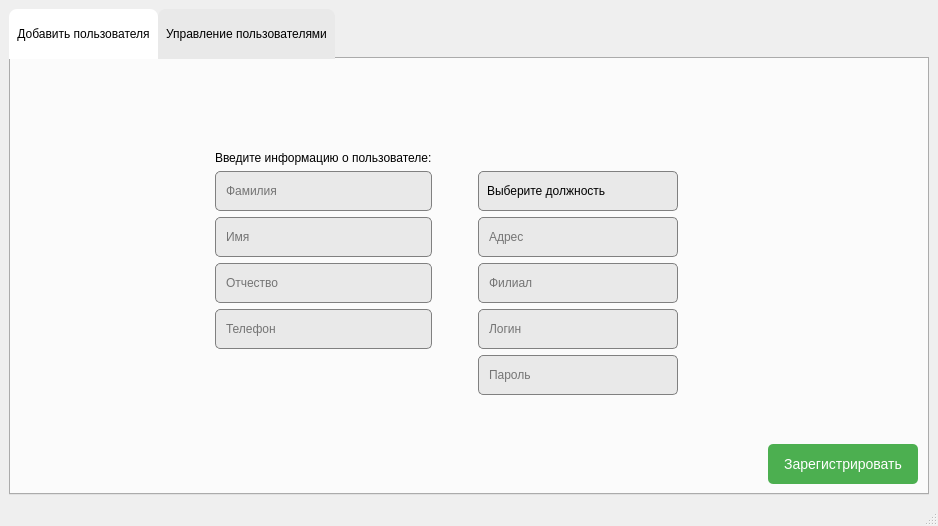
<?xml version="1.0" encoding="UTF-8"?>
<ui version="4.0">
 <class>AdminWindow</class>
 <widget class="QMainWindow" name="AdminWindow">
  <property name="geometry">
   <rect>
    <x>0</x>
    <y>0</y>
    <width>938</width>
    <height>526</height>
   </rect>
  </property>
  <property name="windowTitle">
   <string>MainWindow</string>
  </property>
  <widget class="QWidget" name="centralwidget">
   <layout class="QHBoxLayout" name="horizontalLayout">
    <item>
     <layout class="QVBoxLayout" name="verticalLayout">
      <item>
       <widget class="QTabWidget" name="tabWidget">
        <property name="styleSheet">
         <string notr="true">QTabBar::tab { 
	font: 500 8pt &quot;Montserrat Medium&quot;;
    background:	#e9e9e9;
    border-top-left-radius: 8px;
    border-top-right-radius: 8px;
	height: 34 px;
	padding: 8px;
}

QTabBar::tab:selected {
    background-color: white;
}

</string>
        </property>
        <property name="currentIndex">
         <number>0</number>
        </property>
        <property name="iconSize">
         <size>
          <width>40</width>
          <height>40</height>
         </size>
        </property>
        <widget class="QWidget" name="AddUserTab">
         <attribute name="title">
          <string>Добавить пользователя</string>
         </attribute>
         <layout class="QHBoxLayout" name="horizontalLayout_3">
          <item>
           <layout class="QGridLayout" name="gridLayout_2">
            <item row="3" column="4">
             <spacer name="horizontalSpacer_4">
              <property name="orientation">
               <enum>Qt::Horizontal</enum>
              </property>
              <property name="sizeType">
               <enum>QSizePolicy::Minimum</enum>
              </property>
              <property name="sizeHint" stdset="0">
               <size>
                <width>40</width>
                <height>20</height>
               </size>
              </property>
             </spacer>
            </item>
            <item row="5" column="3">
             <widget class="QLineEdit" name="LoginLine">
              <property name="minimumSize">
               <size>
                <width>0</width>
                <height>40</height>
               </size>
              </property>
              <property name="styleSheet">
               <string notr="true">QLineEdit {
	font: 500 9pt &quot;Montserrat Medium&quot;;
   background: #e9e9e9;
	border-radius: 5px;
	padding: 8px;
	border: 1px solid gray;
}

QLineEdit:focus {
    border-color: #5fbaeb;
}
</string>
              </property>
              <property name="maxLength">
               <number>40</number>
              </property>
              <property name="placeholderText">
               <string>Логин</string>
              </property>
             </widget>
            </item>
            <item row="2" column="3">
             <widget class="QComboBox" name="Post">
              <property name="sizePolicy">
               <sizepolicy hsizetype="Preferred" vsizetype="Minimum">
                <horstretch>0</horstretch>
                <verstretch>0</verstretch>
               </sizepolicy>
              </property>
              <property name="minimumSize">
               <size>
                <width>200</width>
                <height>40</height>
               </size>
              </property>
              <property name="styleSheet">
               <string notr="true">QComboBox {
	font: 500 9pt &quot;Montserrat Medium&quot;;
   background: #e9e9e9;
	border-radius: 5px;
	padding: 8px;
	border: 1px solid gray;
}

QComboBox:editable {
    background: #5fbaeb;
}

QComboBox:!editable:on, QComboBox::drop-down:editable:on {
    background: #cdcdcd;
}

QComboBox::drop-down {
	subcontrol-origin: padding;
	subcontrol-position: top right;
	width: 25px;
	border-left-width: 1px;
}

QComboBox::down-arrow {
   image: url(:/images/resources/CheckMark.png);
	width: 12px;
	height: 12px;
}
QComboBox QAbstractItemView::item {
height: 40px;
}
</string>
              </property>
              <property name="placeholderText">
               <string>Выберите должность</string>
              </property>
              <item>
               <property name="text">
                <string>Администратор</string>
               </property>
              </item>
              <item>
               <property name="text">
                <string>Агент</string>
               </property>
              </item>
              <item>
               <property name="text">
                <string>Бухгалтер</string>
               </property>
              </item>
             </widget>
            </item>
            <item row="0" column="2">
             <spacer name="verticalSpacer">
              <property name="orientation">
               <enum>Qt::Vertical</enum>
              </property>
              <property name="sizeType">
               <enum>QSizePolicy::MinimumExpanding</enum>
              </property>
              <property name="sizeHint" stdset="0">
               <size>
                <width>20</width>
                <height>50</height>
               </size>
              </property>
             </spacer>
            </item>
            <item row="4" column="3">
             <widget class="QLineEdit" name="Branch">
              <property name="sizePolicy">
               <sizepolicy hsizetype="Expanding" vsizetype="Minimum">
                <horstretch>0</horstretch>
                <verstretch>0</verstretch>
               </sizepolicy>
              </property>
              <property name="minimumSize">
               <size>
                <width>200</width>
                <height>40</height>
               </size>
              </property>
              <property name="styleSheet">
               <string notr="true">QLineEdit {
	font: 500 9pt &quot;Montserrat Medium&quot;;
   background: #e9e9e9;
	border-radius: 5px;
	padding: 8px;
	border: 1px solid gray;
}

QLineEdit:focus {
    border-color: #5fbaeb;
}
</string>
              </property>
              <property name="maxLength">
               <number>100</number>
              </property>
              <property name="placeholderText">
               <string>Филиал</string>
              </property>
             </widget>
            </item>
            <item row="7" column="2">
             <spacer name="verticalSpacer_2">
              <property name="orientation">
               <enum>Qt::Vertical</enum>
              </property>
              <property name="sizeType">
               <enum>QSizePolicy::MinimumExpanding</enum>
              </property>
              <property name="sizeHint" stdset="0">
               <size>
                <width>20</width>
                <height>40</height>
               </size>
              </property>
             </spacer>
            </item>
            <item row="3" column="2">
             <spacer name="horizontalSpacer_2">
              <property name="orientation">
               <enum>Qt::Horizontal</enum>
              </property>
              <property name="sizeType">
               <enum>QSizePolicy::Minimum</enum>
              </property>
              <property name="sizeHint" stdset="0">
               <size>
                <width>40</width>
                <height>20</height>
               </size>
              </property>
             </spacer>
            </item>
            <item row="2" column="1">
             <widget class="QLineEdit" name="LastName">
              <property name="sizePolicy">
               <sizepolicy hsizetype="Expanding" vsizetype="Minimum">
                <horstretch>0</horstretch>
                <verstretch>0</verstretch>
               </sizepolicy>
              </property>
              <property name="minimumSize">
               <size>
                <width>200</width>
                <height>40</height>
               </size>
              </property>
              <property name="styleSheet">
               <string notr="true">QLineEdit {
	font: 500 9pt &quot;Montserrat Medium&quot;;
   background: #e9e9e9;
	border-radius: 5px;
	padding: 8px;
	border: 1px solid gray;
}

QLineEdit:focus {
    border-color: #5fbaeb;
}
</string>
              </property>
              <property name="maxLength">
               <number>40</number>
              </property>
              <property name="placeholderText">
               <string>Фамилия</string>
              </property>
             </widget>
            </item>
            <item row="6" column="3">
             <widget class="QLineEdit" name="PasswordLine">
              <property name="minimumSize">
               <size>
                <width>0</width>
                <height>40</height>
               </size>
              </property>
              <property name="styleSheet">
               <string notr="true">QLineEdit {
	font: 500 9pt &quot;Montserrat Medium&quot;;
   background: #e9e9e9;
	border-radius: 5px;
	padding: 8px;
	border: 1px solid gray;
}

QLineEdit:focus {
    border-color: #5fbaeb;
}
</string>
              </property>
              <property name="maxLength">
               <number>40</number>
              </property>
              <property name="placeholderText">
               <string>Пароль</string>
              </property>
             </widget>
            </item>
            <item row="5" column="1">
             <widget class="QLineEdit" name="Phone">
              <property name="sizePolicy">
               <sizepolicy hsizetype="Expanding" vsizetype="Minimum">
                <horstretch>0</horstretch>
                <verstretch>0</verstretch>
               </sizepolicy>
              </property>
              <property name="minimumSize">
               <size>
                <width>0</width>
                <height>40</height>
               </size>
              </property>
              <property name="styleSheet">
               <string notr="true">QLineEdit {
	font: 500 9pt &quot;Montserrat Medium&quot;;
   background: #e9e9e9;
	border-radius: 5px;
	padding: 8px;
	border: 1px solid gray;
}

QLineEdit:focus {
    border-color: #5fbaeb;
}
</string>
              </property>
              <property name="maxLength">
               <number>20</number>
              </property>
              <property name="placeholderText">
               <string>Телефон</string>
              </property>
             </widget>
            </item>
            <item row="4" column="0">
             <spacer name="horizontalSpacer_5">
              <property name="orientation">
               <enum>Qt::Horizontal</enum>
              </property>
              <property name="sizeType">
               <enum>QSizePolicy::Fixed</enum>
              </property>
              <property name="sizeHint" stdset="0">
               <size>
                <width>80</width>
                <height>20</height>
               </size>
              </property>
             </spacer>
            </item>
            <item row="3" column="3">
             <widget class="QLineEdit" name="Address">
              <property name="sizePolicy">
               <sizepolicy hsizetype="Expanding" vsizetype="Minimum">
                <horstretch>0</horstretch>
                <verstretch>0</verstretch>
               </sizepolicy>
              </property>
              <property name="minimumSize">
               <size>
                <width>200</width>
                <height>40</height>
               </size>
              </property>
              <property name="styleSheet">
               <string notr="true">QLineEdit {
	font: 500 9pt &quot;Montserrat Medium&quot;;
   background: #e9e9e9;
	border-radius: 5px;
	padding: 8px;
	border: 1px solid gray;
}

QLineEdit:focus {
    border-color: #5fbaeb;
}
</string>
              </property>
              <property name="maxLength">
               <number>100</number>
              </property>
              <property name="placeholderText">
               <string>Адрес</string>
              </property>
             </widget>
            </item>
            <item row="1" column="1">
             <widget class="QLabel" name="label">
              <property name="sizePolicy">
               <sizepolicy hsizetype="Preferred" vsizetype="Minimum">
                <horstretch>0</horstretch>
                <verstretch>0</verstretch>
               </sizepolicy>
              </property>
              <property name="minimumSize">
               <size>
                <width>0</width>
                <height>0</height>
               </size>
              </property>
              <property name="styleSheet">
               <string notr="true">QLabel {
	font: 500 11pt &quot;Montserrat Medium&quot;;
}
</string>
              </property>
              <property name="text">
               <string>Введите информацию о пользователе:</string>
              </property>
             </widget>
            </item>
            <item row="4" column="1">
             <widget class="QLineEdit" name="Patronymic">
              <property name="sizePolicy">
               <sizepolicy hsizetype="Expanding" vsizetype="Minimum">
                <horstretch>0</horstretch>
                <verstretch>0</verstretch>
               </sizepolicy>
              </property>
              <property name="minimumSize">
               <size>
                <width>0</width>
                <height>40</height>
               </size>
              </property>
              <property name="styleSheet">
               <string notr="true">QLineEdit {
	font: 500 9pt &quot;Montserrat Medium&quot;;
   background: #e9e9e9;
	border-radius: 5px;
	padding: 8px;
	border: 1px solid gray;
}

QLineEdit:focus {
    border-color: #5fbaeb;
}
</string>
              </property>
              <property name="maxLength">
               <number>40</number>
              </property>
              <property name="placeholderText">
               <string>Отчество</string>
              </property>
             </widget>
            </item>
            <item row="3" column="1">
             <widget class="QLineEdit" name="FirstName">
              <property name="sizePolicy">
               <sizepolicy hsizetype="Expanding" vsizetype="Minimum">
                <horstretch>0</horstretch>
                <verstretch>0</verstretch>
               </sizepolicy>
              </property>
              <property name="minimumSize">
               <size>
                <width>0</width>
                <height>40</height>
               </size>
              </property>
              <property name="styleSheet">
               <string notr="true">QLineEdit {
	font: 500 9pt &quot;Montserrat Medium&quot;;
   background: #e9e9e9;
	border-radius: 5px;
	padding: 8px;
	border: 1px solid gray;
}

QLineEdit:focus {
    border-color: #5fbaeb;
}
</string>
              </property>
              <property name="maxLength">
               <number>40</number>
              </property>
              <property name="placeholderText">
               <string>Имя</string>
              </property>
             </widget>
            </item>
            <item row="3" column="0">
             <spacer name="horizontalSpacer">
              <property name="orientation">
               <enum>Qt::Horizontal</enum>
              </property>
              <property name="sizeHint" stdset="0">
               <size>
                <width>40</width>
                <height>20</height>
               </size>
              </property>
             </spacer>
            </item>
            <item row="3" column="5">
             <spacer name="horizontalSpacer_3">
              <property name="orientation">
               <enum>Qt::Horizontal</enum>
              </property>
              <property name="sizeHint" stdset="0">
               <size>
                <width>40</width>
                <height>20</height>
               </size>
              </property>
             </spacer>
            </item>
            <item row="7" column="5">
             <layout class="QVBoxLayout" name="verticalLayout_2">
              <property name="topMargin">
               <number>0</number>
              </property>
              <item>
               <spacer name="verticalSpacer_3">
                <property name="orientation">
                 <enum>Qt::Vertical</enum>
                </property>
                <property name="sizeHint" stdset="0">
                 <size>
                  <width>20</width>
                  <height>40</height>
                 </size>
                </property>
               </spacer>
              </item>
              <item>
               <layout class="QHBoxLayout" name="horizontalLayout_4">
                <item>
                 <spacer name="horizontalSpacer_6">
                  <property name="orientation">
                   <enum>Qt::Horizontal</enum>
                  </property>
                  <property name="sizeHint" stdset="0">
                   <size>
                    <width>40</width>
                    <height>10</height>
                   </size>
                  </property>
                 </spacer>
                </item>
                <item>
                 <widget class="QPushButton" name="registrationButton">
                  <property name="sizePolicy">
                   <sizepolicy hsizetype="Minimum" vsizetype="Fixed">
                    <horstretch>0</horstretch>
                    <verstretch>0</verstretch>
                   </sizepolicy>
                  </property>
                  <property name="minimumSize">
                   <size>
                    <width>150</width>
                    <height>40</height>
                   </size>
                  </property>
                  <property name="styleSheet">
                   <string notr="true">QPushButton {
font: 500 14pt &quot;Montserrat Medium&quot;;
    background-color: #4CAF50; 
    color: white; 
    border: none;
    font-size: 14px;
    border-radius: 5px; 
}
QPushButton:hover {
    background-color: #45a049;
}
QPushButton:pressed {
    background-color: #357a38; 
}</string>
                  </property>
                  <property name="text">
                   <string>Зарегистрировать</string>
                  </property>
                 </widget>
                </item>
               </layout>
              </item>
             </layout>
            </item>
           </layout>
          </item>
         </layout>
        </widget>
        <widget class="QWidget" name="tab_8">
         <attribute name="title">
          <string>Управление пользователями</string>
         </attribute>
         <layout class="QHBoxLayout" name="horizontalLayout_2">
          <item>
           <widget class="QStackedWidget" name="stackedWidgetUserManagement">
            <widget class="QWidget" name="page"/>
            <widget class="QWidget" name="page_2"/>
           </widget>
          </item>
         </layout>
        </widget>
       </widget>
      </item>
     </layout>
    </item>
   </layout>
  </widget>
  <widget class="QMenuBar" name="menubar">
   <property name="geometry">
    <rect>
     <x>0</x>
     <y>0</y>
     <width>938</width>
     <height>17</height>
    </rect>
   </property>
  </widget>
  <widget class="QStatusBar" name="statusbar"/>
 </widget>
 <resources/>
 <connections/>
</ui>
